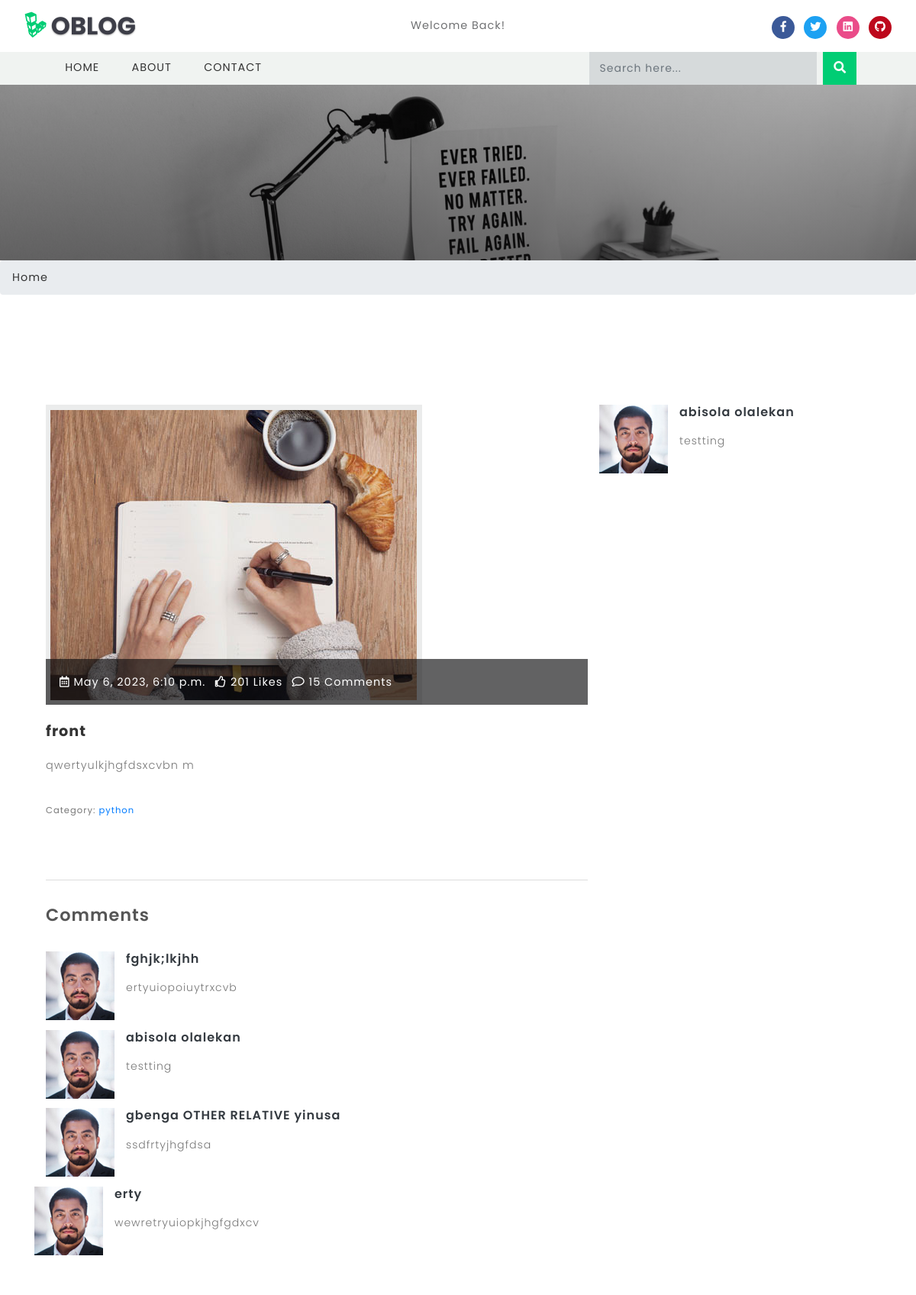
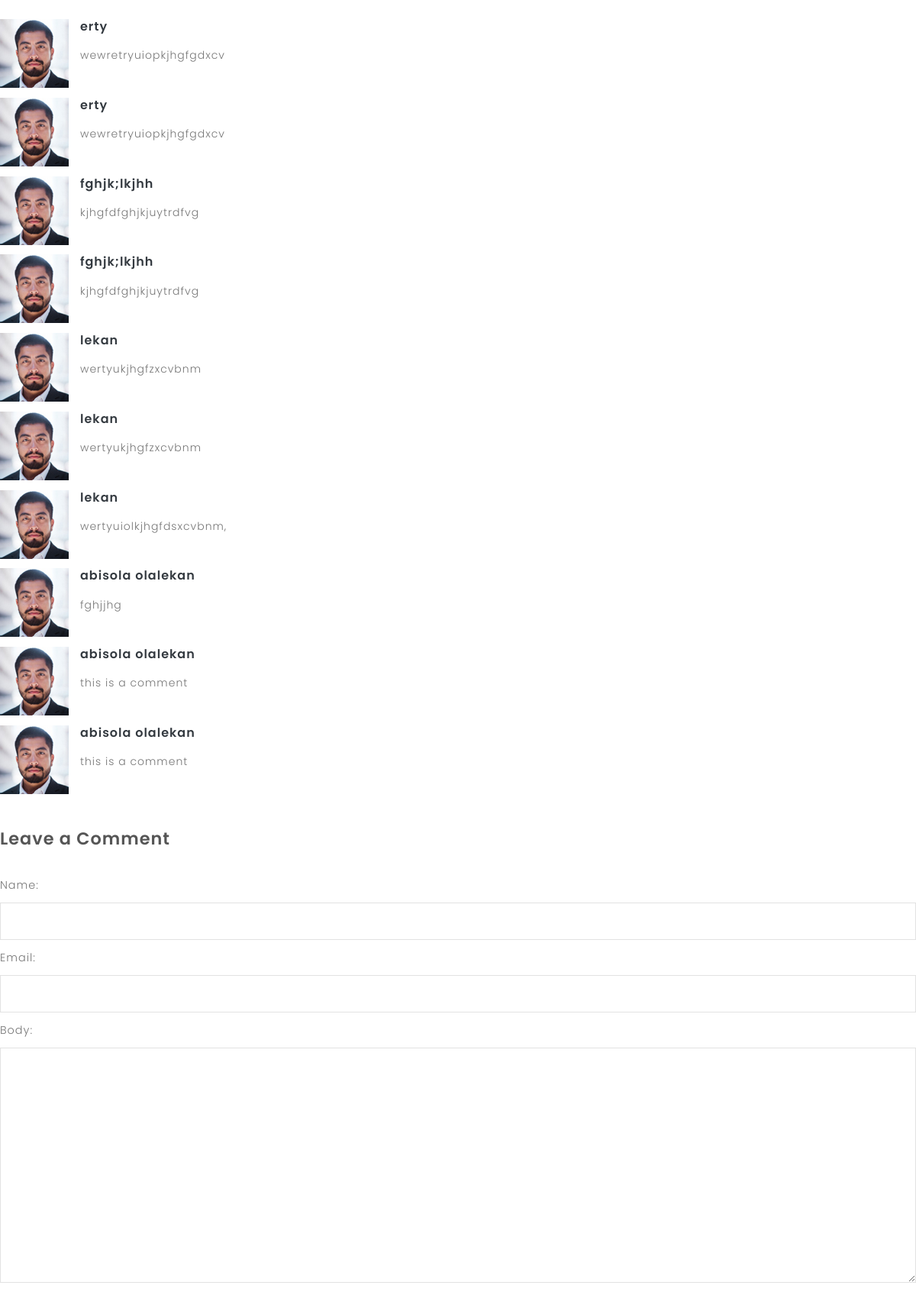
The app's page /python/front/ (upper part) with its own data (2 pictures, top to bottom).
### blog/models.py (models this page shows, shortened)
class Post(models.Model):
    ACTIVE = 'active'
    DRAFT = 'draft'
    CHOICES_STATUS =[
        (ACTIVE, 'Active'),
        (DRAFT, 'Draft'),
    ]
    category = models.ForeignKey(Category, related_name='posts', on_delete=models.CASCADE)
    title = models.CharField(max_length=255)
    slug = models.SlugField()
    intro = models.TextField()
    body = models.TextField()
    created_at = models.DateTimeField(auto_now_add=True)
    status = models.CharField(max_length=10, choices=CHOICES_STATUS, default=ACTIVE)
    image = models.ImageField(upload_to='uploads/', blank=True, null=True)
    class Meta:
        ordering = ('-created_at',)

class Category(models.Model):
    title = models.CharField(max_length=255)
    slug = models.SlugField()
    class Meta:
        ordering = ('title',)
        verbose_name_plural = 'categories'
    def __str__(self):
        return self.title

class Comment(models.Model):
    post = models.ForeignKey(Post, related_name='comments', on_delete=models.CASCADE)
    name = models.CharField(max_length=225)
    email = models.EmailField()
    body = models.TextField()
    created_at = models.DateTimeField(auto_now_add=True)
    class Meta:
        ordering = ('-created_at',)

### blog/views.py (the view)
# urls.py: path('<slug:category_slug>/<slug:slug>/', views.single, name='single'),
def single(request, category_slug, slug):
    post = get_object_or_404(Post, slug=slug, status=Post.ACTIVE)
    if request.method == "POST":
        form = CommentForm(request.POST)
        if form.is_valid():
            comment = form.save(commit=False)
            comment.post = post
            comment.save()
            return redirect('single',category_slug=category_slug, slug=slug)
    else:
        form = CommentForm()
    return render(request, 'blog/single.html', {'post': post, 'form': form,})

### blog/forms.py
class CommentForm(forms.ModelForm):
    class Meta:
        model = Comment
        fields = ['name', 'email', 'body']

### blog/templates/blog/single.html (shortened to what this page needs)
{% extends 'core/base.html' %}
{% load static %}
{% block content %}
	<section class="banner-bottom">
		<div class="container">
			<div class="row">
				<div class="col-lg-8 left-blog-info-w3layouts-agileits text-left">
					<div class="blog-grid-top">
						<div class="b-grid-top">
							{% if post.image %}
							<div class="blog_info_left_grid">
								<a>
									<img src="{{ post.image.url }}" class="img-fluid" alt="">
								</a>
							</div>
							{% else %}
							<div class="blog_info_left_grid">
								<a>
									<img src="{% static 'core/images/7.jpg' %}" class="img-fluid" alt="">
								</a>
							</div>
							{% endif %}
							<div class="blog-info-middle">
								<ul>
									<li>
										<a href="#">
											<i class="far fa-calendar-alt"></i> {{ post.created_at }}</a>
									</li>
									<li class="mx-2">
										<a href="#">
											<i class="far fa-thumbs-up"></i> 201 Likes</a>
									</li>
									<li>
										<a href="#">
											<i class="far fa-comment"></i> 15 Comments</a>
									</li>
								</ul>
							</div>
						</div>
						<h3>
							<a href="">{{ post.title }} </a>
						</h3>
						<p>{{ post.body }}</p>
						<p><small>Category: <a href="{% url 'category_detail' post.category.slug %}">{{ post.category }}</a></small></p>
					</div>
					<div class="comment-top">
						<h4>Comments</h4>
						{% for comment in post.comments.all %}
						<div class="media">
							<img src="{% static 'core/images/t1.jpg' %}" alt="" class="img-fluid" />
							<div class="media-body">
								<h5 class="mt-0">{{ comment.name }}</h5>
								<p>{{ comment.body }}</p>
							</div>
						</div>
					</div>
					{% endfor %}
					<div class="comment-top">
						<h4>Leave a Comment</h4>
						<div class="comment-bottom">
							<form action="" method="post">
								{{ form.as_p }}
							</form>
						</div>
					</div>
</section>
				{% endblock %}

### core/static/core/css/single.css (style rules this page uses)
h5.mt-0 { color: #343a40; font-size: 1em; margin-bottom: 15px; letter-spacing: 1px; font-weight: 600; }
.comment-top input[type="text"], .comment-top input[type="email"], .comment-top textarea { background: none; width: 100%; outline: none; border: 1px solid #e2e2e2; padding: 0.7em 1em; font-size: 0.9em; color: #e2e2e2; margin: 0 0 0.7em; letter-spacing: 2px; }
.media-body p { color: #777; font-size: 0.875em; line-height: 1.9em; margin-bottom: 3em; }
.comment h3, .comment-top h4 { color: #555; font-size: 1.4em; text-align: left; padding: 0 0 0.5em; font-weight: 600; letter-spacing: 1px; text-shadow: 0 1px 2px rgba(0, 0, 0, 0.03); margin-bottom: 1em; }
.media img { margin-right: 15px; }
.comment-top { margin-top: 2em; }

### core/static/core/css/styl.css (style rules this page uses)
html, body { margin: 0; font-size: 100%; font-family: 'Poppins', sans-serif; background: #fff; }
body a { text-decoration: none; transition: 0.5s all; -webkit-transition: 0.5s all; -moz-transition: 0.5s all; -o-transition: 0.5s all; -ms-transition: 0.5s all; }
input[type="button"], input[type="submit"], input[type="text"], input[type="email"], input[type="search"] { transition: 0.5s all; -webkit-transition: 0.5s all; -moz-transition: 0.5s all; -o-transition: 0.5s all; -ms-transition: 0.5s all; font-family: 'Poppins', sans-serif; }
h1, h2, h3, h4, h5, h6 { margin: 0; font-family: 'Poppins', sans-serif; letter-spacing:1px; }
p { margin: 0; font-size: 0.9em; color: #777777; line-height: 2em; letter-spacing: 1px; font-weight: 300; }
ul { margin: 0; padding: 0; }
.banner-bottom { padding: 6em 0; position: relative; }
.b-grid-top { position: relative; }
.blog_info_left_grid { position: relative; overflow: hidden; }
.blog-info-middle ul li a { font-size: 0.9em; letter-spacing: 1px; color: #fff; }
.blog-info-middle { width: 100%; background: rgba(14, 15, 16, 0.65); padding: 18px; position: absolute; bottom: 0; }
.blog_info_left_grid img { -moz-transition: all 1s; -o-transition: all 1s; -webkit-transition: all 1s; transition: all 1s; background: #ebecec; padding: .4em; }
.blog-info-middle ul li { display: inline-block; }
.blog-grid-top h3,.two-blog2 h3,h5.card-title { font-size: 1.2em; margin: 1.2em 0 1em 0; font-weight: 700; }
.blog-grid-top h3 a,.two-blog2 h3 a,h5.card-title a { color: #333333; }
.blog-grid-top p,.two-blog2 p { margin-bottom: 2em; }
.blog-grid-top { border-bottom: 1px solid #ddd; padding-bottom: 3em; }
@media (max-width:1440px) { .bottom-slider, .main-content-w3layouts-agileits, footer,.banner-bottom { padding: 4em 0; } }

### records on screen
Post: created_at "May 6, 2023, 6:10 p.m.", title "front", body "qwertyulkjhgfdsxcvbn m", category "python"
Comment: name "fghjk;lkjhh", body "ertyuiopoiuytrxcvb"
Comment: name "abisola olalekan", body "testting"
Comment: name "abisola olalekan", body "testting"
Comment: name "gbenga OTHER RELATIVE yinusa", body "ssdfrtyjhgfdsa"
Comment: name "erty", body "wewretryuiopkjhgfgdxcv"
Comment: name "erty", body "wewretryuiopkjhgfgdxcv"
Comment: name "erty", body "wewretryuiopkjhgfgdxcv"
Comment: name "fghjk;lkjhh", body "kjhgfdfghjkjuytrdfvg"
Comment: name "fghjk;lkjhh", body "kjhgfdfghjkjuytrdfvg"
Comment: name "lekan", body "wertyukjhgfzxcvbnm"
Comment: name "lekan", body "wertyukjhgfzxcvbnm"
Comment: name "lekan", body "wertyuiolkjhgfdsxcvbnm,"
Comment: name "abisola olalekan", body "fghjjhg"
Comment: name "abisola olalekan", body "this is a comment"
Comment: name "abisola olalekan", body "this is a comment"
